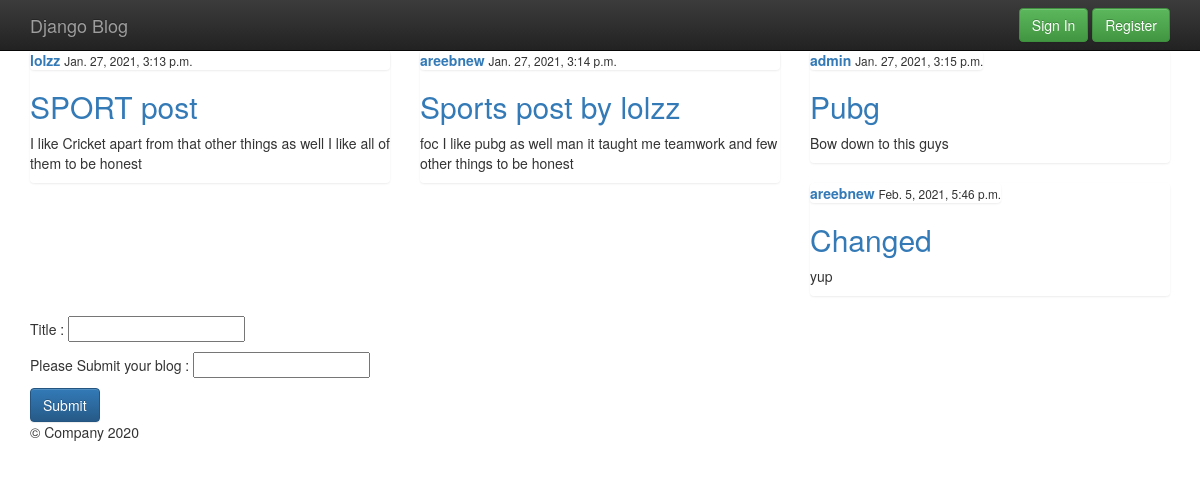
Before: /sports/ with the older database file.
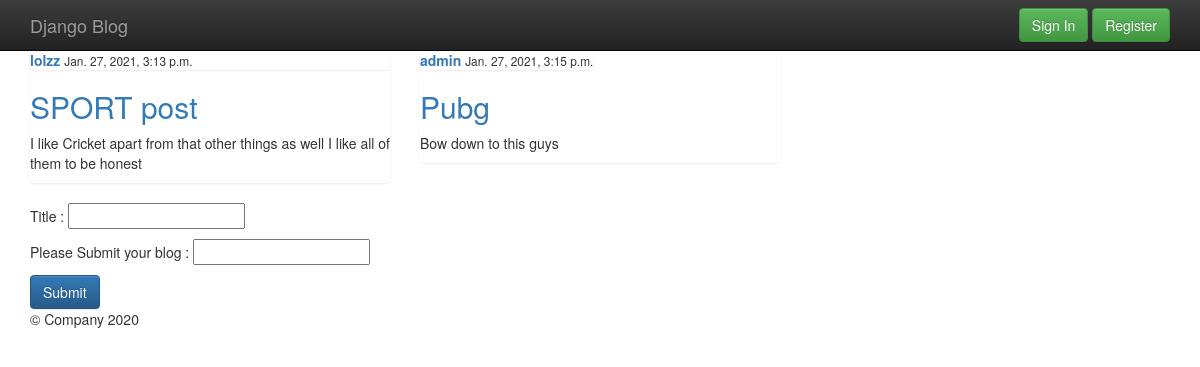
After: the same page with the newer database file.
### blog/models.py (models this page shows, shortened)
class S_Post(models.Model):
 	title = models.CharField( max_length = 100)
 	content = models.TextField()
 	date_posted  = models.DateTimeField( default = timezone.now)
 	author = models.ForeignKey( User , on_delete = models.CASCADE)

### blog/views.py (the view)
# urls.py: path('sports/' , views.sports , name = 'sports'),
def sports(request):
	context =  {
		'posts' : S_Post.objects.all()
	}
	return render( request  , 'blog/sports.html' , context)

### blog/templates/blog/sports.html (shortened to what this page needs)
{% extends 'blog/base.html' %}
{% block content %}
<section class="container">
	<div class="row">
	{% for p in posts %}
	<div class="col-md-4">
	<div class = 'list-group' >
		<article>
			<div class="media-body">
				{% if user.username|stringformat:"s" ==  p.author|stringformat:"s"  %}
				<div class="list-group">
					<a href=""> <strong>{{ p.author }}</strong></a>
					<small> {{ p.date_posted }} </small>
				</div>
				<h2><a  href="" > {{ p.title }} </a></h2>
				<p> {{ p.content }} </p>
				<h2><a  class = "btn btn-success " href = "{% url 'updatesports' p.id %}" role = 'button' > Update </a></h2>
				<h2><a  class = "btn btn-danger " href = "{% url 'deletesports' p.id %}" role = 'button' > Delete </a></h2>
				{% else %}
				<div class="list-group">
					<a href=""> <strong>{{ p.author }}</strong></a>
					<small> {{ p.date_posted }} </small>
				</div>
				<h2><a href=""> {{ p.title }} </a></h2>
				<p> {{ p.content }} </p>
				{% endif %}
			</div>
		</article>
	</div>
	</div>
	{% endfor %}
	</div>
</section>
<section class="container">
	<form action = "sports_post_add/"method="post" >
		<p>
			Title :
			<input type="text" name="sports_post_title"> </input>
		</p>
		<p>
			Please Submit your blog :
			<input type="text" name="sports_post_blog"></input>
		</p>
		<button class = "btn btn-primary " type = "submit"> Submit </button>
	</form>
</section>
{% endblock %}

Changed rows visible on the page:
removed S_Post: author "areebnew", date_posted "Jan. 27, 2021, 3:14 p.m.", title "Sports post by lolzz", content "foc I like pubg as well man it taught me teamwork and few other things to be honest"
removed S_Post: author "areebnew", date_posted "Feb. 5, 2021, 5:46 p.m.", title "Changed", content "yup"
